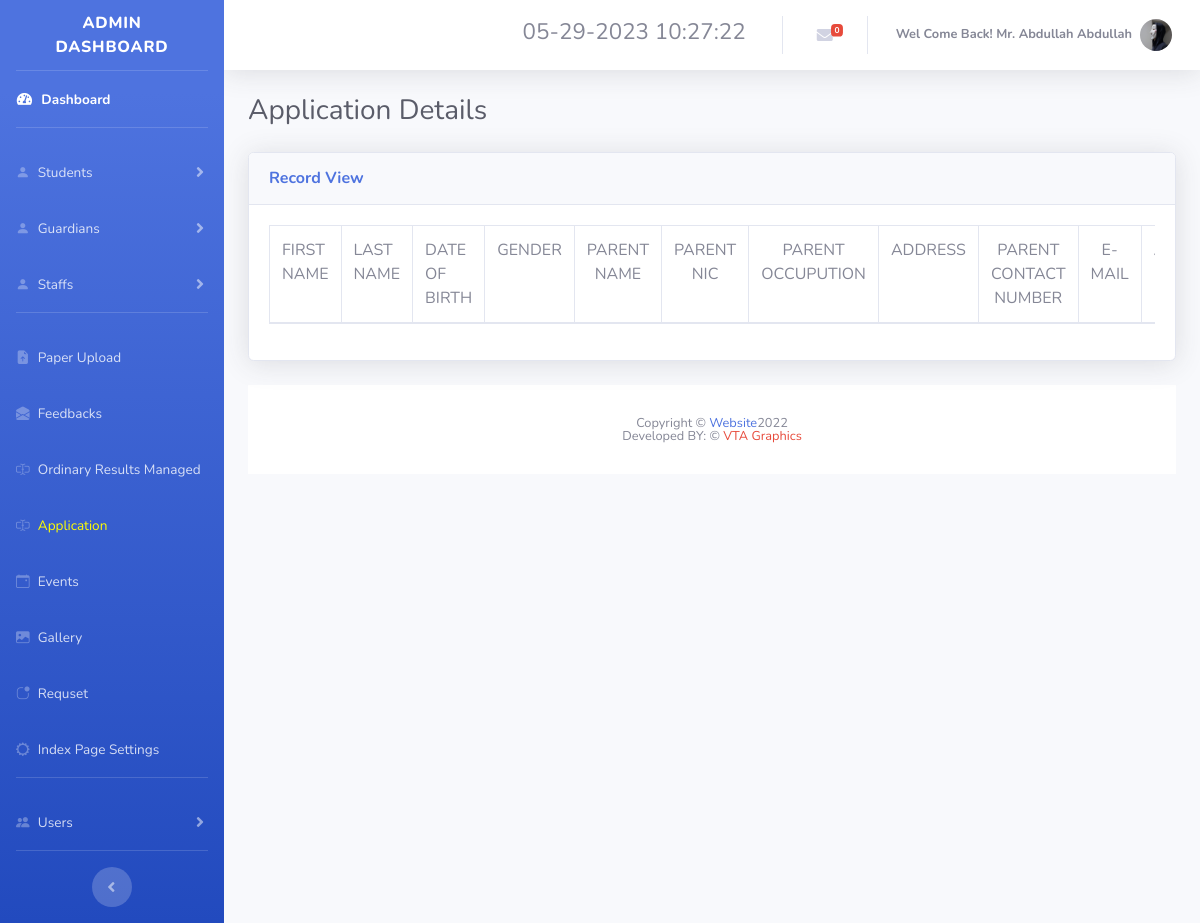
/hilurians2/application.php (signed in), run on the app's committed database.
### tables this page shows
CREATE TABLE `user` (
  `ID` int(11) NOT NULL,
  `First_Name` varchar(20) NOT NULL,
  `Last_Name` varchar(20) NOT NULL,
  `dob` date NOT NULL,
  `Gender` varchar(6) NOT NULL,
  `email` varchar(35) NOT NULL,
  `phone` varchar(10) NOT NULL,
  `username` varchar(15) NOT NULL,
  `password` text NOT NULL,
  `usertype` varchar(30) NOT NULL,
  `created_time` datetime NOT NULL DEFAULT current_timestamp(),
  `index_or_staff` varchar(5) NOT NULL,
  `NIC` varchar(12) NOT NULL,
  `image` text NOT NULL,
  `u_status` int(1) NOT NULL
);

### hilurians2/application.php (the view, shortened to what this page needs)
<?php
    include 'connection.php';
?>
<!DOCTYPE html>
<html lang="en">
<head>
    <link href="vendor/fontawesome-free/css/all.min.css" rel="stylesheet" type="text/css">
    <link href="css/sb-admin-2.min.css" rel="stylesheet">
    <link rel="stylesheet" href="https://cdn.jsdelivr.net/npm/bootstrap-icons@1.10.2/font/bootstrap-icons.css">
    <link rel="stylesheet" href="https://cdnjs.cloudflare.com/ajax/libs/normalize/5.0.0/normalize.min.css">
    <link rel="stylesheet" href="css/stylesearch.css">
</head>
<body id="page-top">
    <link rel="stylesheet" href="https://use.fontawesome.com/releases/v5.1.0/css/all.css">
    <div id="wrapper">
        <ul class="navbar-nav bg-gradient-primary sidebar sidebar-dark accordion" id="accordionSidebar">
            <a class="sidebar-brand d-flex align-items-center justify-content-center" href="#">
                <div class="sidebar-brand-text mx-3">Admin Dashboard <sup></sup></div>
            </a>
            <hr class="sidebar-divider my-0">
            <li class="nav-item active">
                <a class="nav-link" href="index.php">
                    <i class="fas fa-fw fa-tachometer-alt"></i>
                    <span>Dashboard</span></a>
            </li>
            <hr class="sidebar-divider">
            <li class="nav-item">
                <a class="nav-link collapsed" href="#" data-toggle="collapse" data-target="#students"
                    aria-expanded="true" aria-controls="collapseTwo">
                    <i class="bi bi-person-fill"></i>
                    <span>Students</span>
                </a>
            </li>
            <li class="nav-item">
                <a class="nav-link collapsed" href="#" data-toggle="collapse" data-target="#guardians"
                    aria-expanded="true" aria-controls="collapseTwo">
                    <i class="bi bi-person-fill"></i>
                    <span>Guardians</span>
                </a>
            </li>
            <li class="nav-item">
                <a class="nav-link collapsed" href="#" data-toggle="collapse" data-target="#staff"
                    aria-expanded="true" aria-controls="collapseUtilities">
                    <i class="bi bi-person-fill"></i>
                    <span>Staffs</span>
                </a>
            </li>
            <hr class="sidebar-divider">
             <li class="nav-item">
                <a class="nav-link" href="pastpapers.php">
                <i class="bi bi-file-earmark-arrow-up-fill"></i>
                    <span>Paper Upload</span>
                </a>
            </li>
            <li class="nav-item">
                <a class="nav-link" href="message.php">
                <i class="bi bi-envelope-open-fill"></i>
                    <span>Feedbacks</span>
                </a>
            </li>
            <li class="nav-item">
                <a class="nav-link" href="results.php">
                <i class="bi bi-input-cursor-text"></i>
                    <span>Ordinary Results Managed</span>
                </a>
            </li>
            <li class="nav-item">
                <a class="nav-link" href="application.php">
                <i class="bi bi-input-cursor-text"></i>
                    <span style="color:Yellow;">Application</span>
                </a>
            </li>
            <li class="nav-item">
                <a class="nav-link" href="events.php">
                    <i class="bi bi-calendar-event"></i>
                    <span>Events</span></a>
            </li>
            <li class="nav-item">
                <a class="nav-link" href="gallery.php">
                    <i class="bi bi-image-fill"></i>
                    <span>Gallery</span></a>
            </li>
            <li class="nav-item">
                <a class="nav-link" href="request.php">
                    <i class="bi bi-app-indicator"></i>
                    <span>Requset</span></a>
            </li>
            <li class="nav-item">
                <a class="nav-link" href="index_page.php">
                    <i class="bi bi-gear-wide"></i>
                    <span>Index Page Settings</span></a>
            </li>
            <hr class="sidebar-divider d-none d-md-block">
            <li class="nav-item">
                <a class="nav-link collapsed" href="#" data-toggle="collapse" data-target="#user"
                    aria-expanded="true" aria-controls="collapseUtilities">
                    <i class="bi bi-people-fill"></i>
                    <span>Users</span>
                </a>
            </li>
            <hr class="sidebar-divider d-none d-md-block">
            <div class="text-center d-none d-md-inline">
                <button class="rounded-circle border-0" id="sidebarToggle"></button>
            </div>
        </ul>
        <div id="content-wrapper" class="d-flex flex-column">
            <div id="content">
                <nav class="navbar navbar-expand navbar-light bg-white topbar mb-4 static-top shadow">
                    <ul class="navbar-nav ml-auto">
                        <li class="nav-item dropdown no-arrow">
                            <a class="nav-link" href="#" role="button">
                                <h3><span class="mr-2 d-none d-lg-inline text-gray-600 small" id="date-time"></span></h3>
                            </a>
                        </li>
    <?php
        $sql1="SELECT * FROM messages WHERE read_status=0;";
        $exe1=mysqli_query($con,$sql1);
        $count=mysqli_num_rows($exe1);
    ?>
                        <li class="nav-item dropdown no-arrow mx-1">
                            <a class="nav-link dropdown-toggle" href="#" id="messagesDropdown" role="button"
                                data-toggle="dropdown" aria-haspopup="true" aria-expanded="false">
                                <i class="fas fa-envelope fa-fw"></i>
                                <span class="badge badge-danger badge-counter"><?php echo $count ?></span>
                            </a>
                        </li>
                        <li class="nav-item dropdown no-arrow">
                            <a class="nav-link dropdown-toggle" href="#" id="userDropdown" role="button"
                                data-toggle="dropdown" aria-haspopup="true" aria-expanded="false">
                                <span class="mr-2 d-none d-lg-inline text-gray-600 small">
                                    <b>
                                    <?php
                                        $sql="SELECT * FROM user WHERE username='".$_SESSION["username"]."'";
                                        $exe=mysqli_query($con,$sql);
                                        $row=mysqli_fetch_array($exe);
                                            $fname=$row['First_Name'];
                                            $lname=$row['Last_Name'];
                                            $gender=$row['Gender'];
                                        if ($gender == "Male")
                                        {
                                            echo "Wel Come Back! Mr.  ".$fname." ".$lname;
                                        }
                                        else
                                        {
                                            echo "Wel Come Back! Ms.  ".$fname." ".$lname;
                                        }
                                    ?>
                                    </b>
                                </span>
                                <img class="img-profile rounded-circle"
                                    src="img/<?php echo $row['image']; ?>">
                            </a>
                        </li>
                    </ul>
                </nav>
                <div class="container-fluid">
                    <div class="d-sm-flex align-items-center justify-content-between mb-4">
                        <h1 class="h3 mb-0 text-gray-800">Application Details</h1>
                    </div>
<div class="card shadow mb-4">
    <div class="card-header py-3">
        <h6 class="m-0 font-weight-bold text-primary">Record View</h6>
    </div>
    <div class="card-body">
        <div class="table-responsive">
            <table class="table table-bordered" id="dataTable" width="100%" cellspacing="0">
                <thead>
                    <?php
                            print ("<td>");
                                echo "FIRST NAME";
                            print("</td>");
                            print ("<td>");
                                echo "LAST NAME";
                            print ("</td>");
                            print ("<td>");
                                echo "DATE OF BIRTH";
                            print ("</td>");
                            print ("<td align='center'>");
                                echo "GENDER";
                            print ("</td>");
                            print ("<td align='center'>");
                                echo "PARENT NAME";
                            print ("</td>");
                            print ("<td align='center'>");
                                echo "PARENT NIC";
                            print ("</td>");
                            print ("<td align='center'>");
                                echo "PARENT OCCUPUTION";
                            print ("</td>");
                            print ("<td align='center'>");
                                echo "ADDRESS";
                            print ("</td>");
                            print ("<td align='center'>");
                                echo "PARENT CONTACT NUMBER";
                            print ("</td>");
                            print ("<td align='center'>");
                                echo "E-MAIL";
                            print ("</td>");
                            print ("<td align='center'>");
                            print ("</td>");
               echo "</thead>";
                    ?>
            </table>
        </div>
    </div>
</div>
    <footer class="sticky-footer bg-white" style="bottom: 0;width: 100%;">
        <div class="container my-auto" align="center">
            <div class="copyright text-center my-auto">
                <span>Copyright &copy; <span class="text-primary">Website</span>2022</span>
                <br>
                <span>Developed BY: &copy; <span class="text-danger">VTA Graphics</span></span>
            </div>
        </div>
    </footer>
    </div>
    </div>
</body>
</html>

### hilurians2/css/stylesearch.css (style rules this page uses)
body { background: #7D26CD; }

### data on the page
user: First_Name "Abdullah", Last_Name "Abdullah", image (picture)

### other printed values
$count "0"
